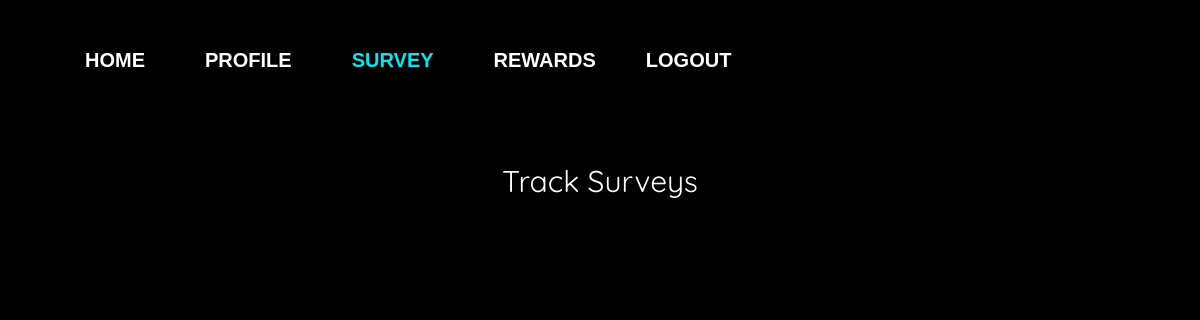
The page /tracksurvey/ (signed in) on the database as committed earlier.
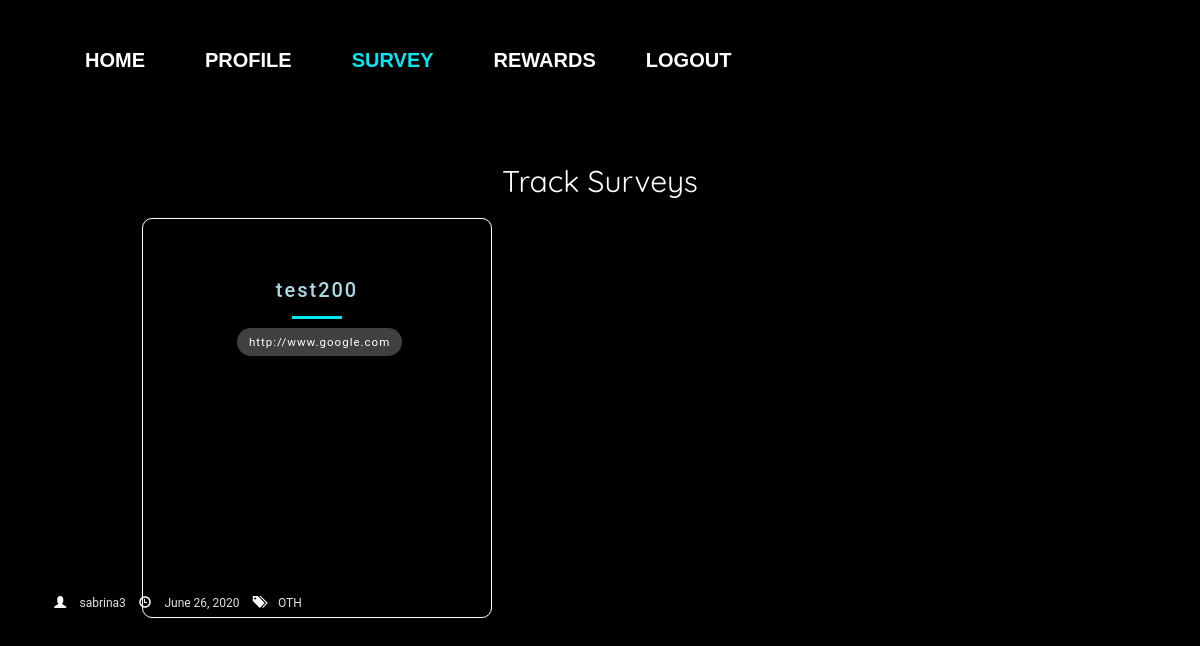
The same page on the database as committed later.
### survey/models.py (models this page shows, shortened)
class UploadSurvey(models.Model):
    user = models.ForeignKey(to=User, null=True, on_delete=models.SET_NULL,blank=True)
    uploadDate = models.DateField(default=timezone.now)
    surveytitle = models.CharField('Survey Title', max_length=100)
    surveylink = models.URLField('Survey Link', max_length=200)
    surveydescription = models.CharField('Survey Description',
        max_length=5000,
        help_text="Include your survey dscription here!")
    surveycategory_choices = [
    ('EDN','Education'),
    ('HTC','Healthcare'),
    ('LFS','Lifestyle'),
    ('NUS','NUS-Related'),
    ('OTH','Others')]
    surveycategory = models.CharField('Survey Category',choices=surveycategory_choices, max_length=100, default='OTH')
    gender_filter=models.ManyToManyField(GenderFilter,blank=True)
    singaporean_filter=models.ManyToManyField(SingaporeanFilter, blank=True)
    faculty_filter=models.ManyToManyField(FacultyFilter,blank=True)
    year_filter=models.ManyToManyField(YearFilter,blank=True)
    residential_filter=models.ManyToManyField(ResidentialFilter, blank=True)

### survey/views.py (the view)
# urls.py: path('tracksurvey/', survey_views.tracksurvey_view , name='tracksurvey'),
@login_required
def tracksurvey_view(request):
    context = {
        'displayedsurveys': UploadSurvey.objects.filter(user=request.user)
    }
    return render(request, 'survey/tracksurvey.html', context)

### survey/templates/survey/tracksurvey.html (shortened to what this page needs)
{% extends "survey/base.html" %}
{% load static %}
{% block css %}
<link rel="stylesheet" type="text/css" href="{% static 'survey/tracksurvey.css'%}">
{% endblock %}
{% block navbar %}
<div class="nav_box">
<header class="navbarheader">
<div class=nav>
  <ul class=navbarlist>
    <a href="{% url 'survey:dashboard' %}" role="button">Home</a>
    <a href="{% url 'accounts:profile' %}" role="button">Profile</a>
    <a href="{% url 'survey:survey' %}" role="button" class="active">Survey</a>
    <a href="{% url 'survey:shoprewards' %}" role="button" >Rewards</a>
    <a href="{% url 'logout' %}" id="logout">Logout</a>
  </ul>
</div>
</header>
</div>
{% endblock %}
{% block body_block %}
{% load widget_tweaks %}
<div class="main">
    <h1> Track Surveys </h1>
    <ul class="cards">
        {% for survey in displayedsurveys %}
        <li class="cards_item">
        <div class="blog-card">
            <div class="title-content">
              <h3>
                <a href="{% url 'survey:tracksurvey-detail' survey.id %}" style="color:lightblue"> {{survey.surveytitle}} </a>
            </h3>
              <hr />
              <div class="intro">
                <a href="{{survey.surveylink}}" class="surveylinkbutton"> {{survey.surveylink}} </a>
              </div>
            </div>
            <div>
              <ul class="utility-list">
                <span class="glyphicon glyphicon-user" aria-hidden="true" style="color:white"> </span>
                <li class="user">{{survey.user}}</li>
                <span class="glyphicon glyphicon-time" aria-hidden="true" style="color:white"> </span>
                <li class="date">{{survey.uploadDate}}</li>
                <span class="glyphicon glyphicon-tags" aria-hidden="true" style="color:white"> </span>
                <li class="tags">{{survey.surveycategory}}</li>
              </ul>
            </div>
            <div class="color-overlay"></div>
          </div>
      </li>
      {% endfor %}
    </ul>
</div>
{% endblock %}

Rows that differ between the two databases and show on the page:
added UploadSurvey: surveytitle "test200", surveylink "http://www.google.com", user "sabrina3", uploadDate "June 26, 2020", surveycategory "OTH"
